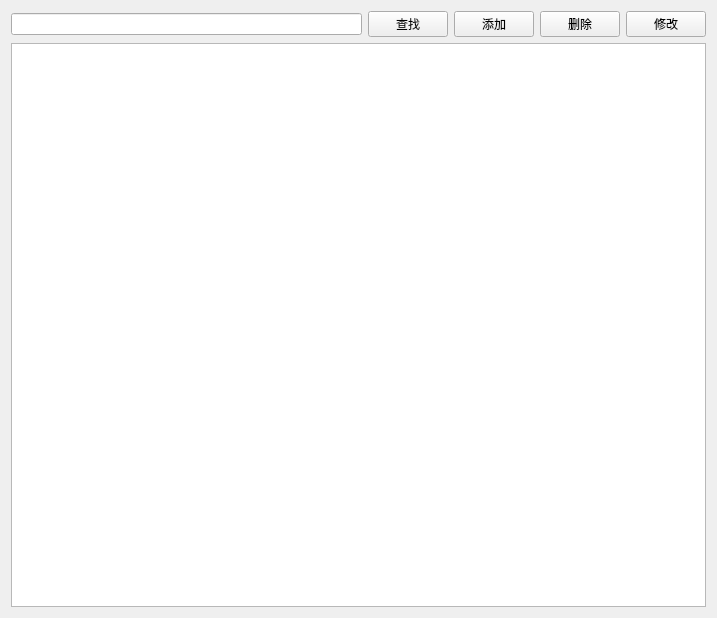
<?xml version="1.0" encoding="UTF-8"?>
<ui version="4.0">
 <class>PatientView</class>
 <widget class="QWidget" name="PatientView">
  <property name="geometry">
   <rect>
    <x>0</x>
    <y>0</y>
    <width>717</width>
    <height>618</height>
   </rect>
  </property>
  <property name="windowTitle">
   <string>患者管理</string>
  </property>
  <layout class="QVBoxLayout" name="verticalLayout">
   <item>
    <layout class="QHBoxLayout" name="horizontalLayout">
     <item>
      <widget class="QLineEdit" name="txtSearch"/>
     </item>
     <item>
      <widget class="QPushButton" name="btSearch">
       <property name="text">
        <string>查找</string>
       </property>
      </widget>
     </item>
     <item>
      <widget class="QPushButton" name="btAdd">
       <property name="text">
        <string>添加</string>
       </property>
      </widget>
     </item>
     <item>
      <widget class="QPushButton" name="btDelete">
       <property name="text">
        <string>删除</string>
       </property>
      </widget>
     </item>
     <item>
      <widget class="QPushButton" name="btEdit">
       <property name="text">
        <string>修改</string>
       </property>
      </widget>
     </item>
    </layout>
   </item>
   <item>
    <widget class="QTableView" name="tableView"/>
   </item>
  </layout>
 </widget>
 <resources/>
 <connections/>
</ui>
